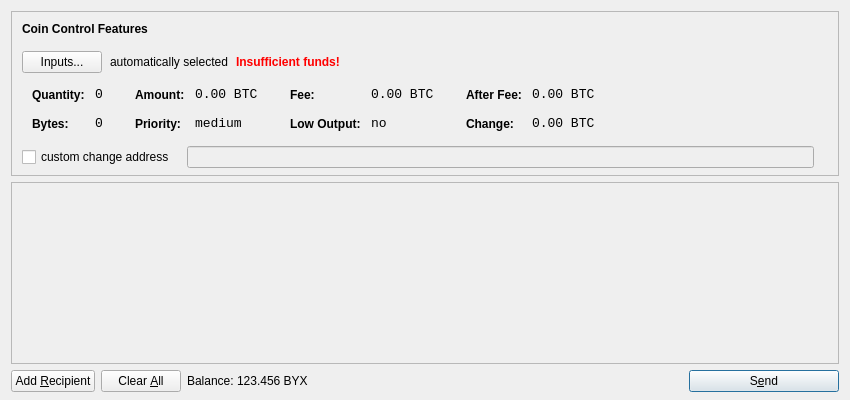
<?xml version="1.0" encoding="UTF-8"?>
<ui version="4.0">
 <class>SendCoinsDialog</class>
 <widget class="QDialog" name="SendCoinsDialog">
  <property name="geometry">
   <rect>
    <x>0</x>
    <y>0</y>
    <width>850</width>
    <height>400</height>
   </rect>
  </property>
  <property name="windowTitle">
   <string>Send Coins</string>
  </property>
  <layout class="QVBoxLayout" name="verticalLayout" stretch="0,1,0">
   <property name="bottomMargin">
    <number>8</number>
   </property>
   <item>
    <widget class="QFrame" name="frameCoinControl">
     <property name="sizePolicy">
      <sizepolicy hsizetype="Expanding" vsizetype="Expanding">
       <horstretch>0</horstretch>
       <verstretch>0</verstretch>
      </sizepolicy>
     </property>
     <property name="maximumSize">
      <size>
       <width>16777215</width>
       <height>16777215</height>
      </size>
     </property>
     <property name="frameShape">
      <enum>QFrame::StyledPanel</enum>
     </property>
     <property name="frameShadow">
      <enum>QFrame::Sunken</enum>
     </property>
     <layout class="QVBoxLayout" name="verticalLayoutCoinControl2">
      <property name="spacing">
       <number>-1</number>
      </property>
      <property name="leftMargin">
       <number>0</number>
      </property>
      <property name="topMargin">
       <number>0</number>
      </property>
      <property name="rightMargin">
       <number>0</number>
      </property>
      <property name="bottomMargin">
       <number>6</number>
      </property>
      <item>
       <layout class="QVBoxLayout" name="verticalLayoutCoinControl" stretch="0,0,0,0,1">
        <property name="spacing">
         <number>0</number>
        </property>
        <property name="leftMargin">
         <number>10</number>
        </property>
        <property name="topMargin">
         <number>10</number>
        </property>
        <item>
         <layout class="QHBoxLayout" name="horizontalLayoutCoinControl1">
          <property name="bottomMargin">
           <number>15</number>
          </property>
          <item>
           <widget class="QLabel" name="labelCoinControlFeatures">
            <property name="sizePolicy">
             <sizepolicy hsizetype="Preferred" vsizetype="Maximum">
              <horstretch>0</horstretch>
              <verstretch>0</verstretch>
             </sizepolicy>
            </property>
            <property name="font">
             <font>
              <weight>75</weight>
              <bold>true</bold>
             </font>
            </property>
            <property name="styleSheet">
             <string notr="true">font-weight:bold;</string>
            </property>
            <property name="text">
             <string>Coin Control Features</string>
            </property>
           </widget>
          </item>
         </layout>
        </item>
        <item>
         <layout class="QHBoxLayout" name="horizontalLayoutCoinControl2" stretch="0,0,0,0">
          <property name="spacing">
           <number>8</number>
          </property>
          <property name="bottomMargin">
           <number>10</number>
          </property>
          <item>
           <widget class="QPushButton" name="pushButtonCoinControl">
            <property name="styleSheet">
             <string notr="true"/>
            </property>
            <property name="text">
             <string>Inputs...</string>
            </property>
           </widget>
          </item>
          <item>
           <widget class="QLabel" name="labelCoinControlAutomaticallySelected">
            <property name="text">
             <string>automatically selected</string>
            </property>
            <property name="margin">
             <number>5</number>
            </property>
           </widget>
          </item>
          <item>
           <widget class="QLabel" name="labelCoinControlInsuffFunds">
            <property name="font">
             <font>
              <weight>75</weight>
              <bold>true</bold>
             </font>
            </property>
            <property name="styleSheet">
             <string notr="true">color:red;font-weight:bold;</string>
            </property>
            <property name="text">
             <string>Insufficient funds!</string>
            </property>
            <property name="margin">
             <number>5</number>
            </property>
           </widget>
          </item>
          <item>
           <spacer name="horizontalSpacerCoinControl">
            <property name="orientation">
             <enum>Qt::Horizontal</enum>
            </property>
            <property name="sizeHint" stdset="0">
             <size>
              <width>40</width>
              <height>1</height>
             </size>
            </property>
           </spacer>
          </item>
         </layout>
        </item>
        <item>
         <widget class="QWidget" name="widgetCoinControl" native="true">
          <property name="sizePolicy">
           <sizepolicy hsizetype="Preferred" vsizetype="Preferred">
            <horstretch>0</horstretch>
            <verstretch>0</verstretch>
           </sizepolicy>
          </property>
          <property name="minimumSize">
           <size>
            <width>0</width>
            <height>0</height>
           </size>
          </property>
          <property name="styleSheet">
           <string notr="true"/>
          </property>
          <layout class="QHBoxLayout" name="horizontalLayoutCoinControl5">
           <property name="margin">
            <number>0</number>
           </property>
           <item>
            <layout class="QHBoxLayout" name="horizontalLayoutCoinControl3" stretch="0,0,0,1">
             <property name="spacing">
              <number>20</number>
             </property>
             <property name="topMargin">
              <number>0</number>
             </property>
             <property name="bottomMargin">
              <number>10</number>
             </property>
             <item>
              <layout class="QFormLayout" name="formLayoutCoinControl1">
               <property name="horizontalSpacing">
                <number>10</number>
               </property>
               <property name="verticalSpacing">
                <number>14</number>
               </property>
               <property name="leftMargin">
                <number>10</number>
               </property>
               <property name="topMargin">
                <number>4</number>
               </property>
               <property name="rightMargin">
                <number>6</number>
               </property>
               <item row="0" column="0">
                <widget class="QLabel" name="labelCoinControlQuantityText">
                 <property name="styleSheet">
                  <string notr="true">font-weight:bold;</string>
                 </property>
                 <property name="text">
                  <string>Quantity:</string>
                 </property>
                 <property name="margin">
                  <number>0</number>
                 </property>
                </widget>
               </item>
               <item row="0" column="1">
                <widget class="QLabel" name="labelCoinControlQuantity">
                 <property name="font">
                  <font>
                   <family>Monospace</family>
                   <pointsize>10</pointsize>
                  </font>
                 </property>
                 <property name="cursor">
                  <cursorShape>IBeamCursor</cursorShape>
                 </property>
                 <property name="contextMenuPolicy">
                  <enum>Qt::ActionsContextMenu</enum>
                 </property>
                 <property name="text">
                  <string notr="true">0</string>
                 </property>
                 <property name="margin">
                  <number>0</number>
                 </property>
                 <property name="textInteractionFlags">
                  <set>Qt::LinksAccessibleByMouse|Qt::TextSelectableByKeyboard|Qt::TextSelectableByMouse</set>
                 </property>
                </widget>
               </item>
               <item row="1" column="0">
                <widget class="QLabel" name="labelCoinControlBytesText">
                 <property name="styleSheet">
                  <string notr="true">font-weight:bold;</string>
                 </property>
                 <property name="text">
                  <string>Bytes:</string>
                 </property>
                </widget>
               </item>
               <item row="1" column="1">
                <widget class="QLabel" name="labelCoinControlBytes">
                 <property name="font">
                  <font>
                   <family>Monospace</family>
                   <pointsize>10</pointsize>
                  </font>
                 </property>
                 <property name="cursor">
                  <cursorShape>IBeamCursor</cursorShape>
                 </property>
                 <property name="contextMenuPolicy">
                  <enum>Qt::ActionsContextMenu</enum>
                 </property>
                 <property name="text">
                  <string notr="true">0</string>
                 </property>
                 <property name="textInteractionFlags">
                  <set>Qt::LinksAccessibleByMouse|Qt::TextSelectableByKeyboard|Qt::TextSelectableByMouse</set>
                 </property>
                </widget>
               </item>
              </layout>
             </item>
             <item>
              <layout class="QFormLayout" name="formLayoutCoinControl2">
               <property name="horizontalSpacing">
                <number>10</number>
               </property>
               <property name="verticalSpacing">
                <number>14</number>
               </property>
               <property name="leftMargin">
                <number>6</number>
               </property>
               <property name="topMargin">
                <number>4</number>
               </property>
               <property name="rightMargin">
                <number>6</number>
               </property>
               <item row="0" column="0">
                <widget class="QLabel" name="labelCoinControlAmountText">
                 <property name="styleSheet">
                  <string notr="true">font-weight:bold;</string>
                 </property>
                 <property name="text">
                  <string>Amount:</string>
                 </property>
                 <property name="margin">
                  <number>0</number>
                 </property>
                </widget>
               </item>
               <item row="0" column="1">
                <widget class="QLabel" name="labelCoinControlAmount">
                 <property name="font">
                  <font>
                   <family>Monospace</family>
                   <pointsize>10</pointsize>
                  </font>
                 </property>
                 <property name="cursor">
                  <cursorShape>IBeamCursor</cursorShape>
                 </property>
                 <property name="contextMenuPolicy">
                  <enum>Qt::ActionsContextMenu</enum>
                 </property>
                 <property name="text">
                  <string notr="true">0.00 BTC</string>
                 </property>
                 <property name="textInteractionFlags">
                  <set>Qt::LinksAccessibleByMouse|Qt::TextSelectableByKeyboard|Qt::TextSelectableByMouse</set>
                 </property>
                </widget>
               </item>
               <item row="1" column="0">
                <widget class="QLabel" name="labelCoinControlPriorityText">
                 <property name="styleSheet">
                  <string notr="true">font-weight:bold;</string>
                 </property>
                 <property name="text">
                  <string>Priority:</string>
                 </property>
                </widget>
               </item>
               <item row="1" column="1">
                <widget class="QLabel" name="labelCoinControlPriority">
                 <property name="font">
                  <font>
                   <family>Monospace</family>
                   <pointsize>10</pointsize>
                  </font>
                 </property>
                 <property name="cursor">
                  <cursorShape>IBeamCursor</cursorShape>
                 </property>
                 <property name="contextMenuPolicy">
                  <enum>Qt::ActionsContextMenu</enum>
                 </property>
                 <property name="text">
                  <string>medium</string>
                 </property>
                 <property name="textInteractionFlags">
                  <set>Qt::LinksAccessibleByMouse|Qt::TextSelectableByKeyboard|Qt::TextSelectableByMouse</set>
                 </property>
                </widget>
               </item>
              </layout>
             </item>
             <item>
              <layout class="QFormLayout" name="formLayoutCoinControl3">
               <property name="horizontalSpacing">
                <number>10</number>
               </property>
               <property name="verticalSpacing">
                <number>14</number>
               </property>
               <property name="leftMargin">
                <number>6</number>
               </property>
               <property name="topMargin">
                <number>4</number>
               </property>
               <property name="rightMargin">
                <number>6</number>
               </property>
               <item row="0" column="0">
                <widget class="QLabel" name="labelCoinControlFeeText">
                 <property name="styleSheet">
                  <string notr="true">font-weight:bold;</string>
                 </property>
                 <property name="text">
                  <string>Fee:</string>
                 </property>
                 <property name="margin">
                  <number>0</number>
                 </property>
                </widget>
               </item>
               <item row="0" column="1">
                <widget class="QLabel" name="labelCoinControlFee">
                 <property name="font">
                  <font>
                   <family>Monospace</family>
                   <pointsize>10</pointsize>
                  </font>
                 </property>
                 <property name="cursor">
                  <cursorShape>IBeamCursor</cursorShape>
                 </property>
                 <property name="contextMenuPolicy">
                  <enum>Qt::ActionsContextMenu</enum>
                 </property>
                 <property name="text">
                  <string notr="true">0.00 BTC</string>
                 </property>
                 <property name="textInteractionFlags">
                  <set>Qt::LinksAccessibleByMouse|Qt::TextSelectableByKeyboard|Qt::TextSelectableByMouse</set>
                 </property>
                </widget>
               </item>
               <item row="1" column="0">
                <widget class="QLabel" name="labelCoinControlLowOutputText">
                 <property name="styleSheet">
                  <string notr="true">font-weight:bold;</string>
                 </property>
                 <property name="text">
                  <string>Low Output:</string>
                 </property>
                </widget>
               </item>
               <item row="1" column="1">
                <widget class="QLabel" name="labelCoinControlLowOutput">
                 <property name="font">
                  <font>
                   <family>Monospace</family>
                   <pointsize>10</pointsize>
                  </font>
                 </property>
                 <property name="cursor">
                  <cursorShape>IBeamCursor</cursorShape>
                 </property>
                 <property name="contextMenuPolicy">
                  <enum>Qt::ActionsContextMenu</enum>
                 </property>
                 <property name="text">
                  <string>no</string>
                 </property>
                 <property name="textInteractionFlags">
                  <set>Qt::LinksAccessibleByMouse|Qt::TextSelectableByKeyboard|Qt::TextSelectableByMouse</set>
                 </property>
                </widget>
               </item>
              </layout>
             </item>
             <item>
              <layout class="QFormLayout" name="formLayoutCoinControl4">
               <property name="horizontalSpacing">
                <number>10</number>
               </property>
               <property name="verticalSpacing">
                <number>14</number>
               </property>
               <property name="leftMargin">
                <number>6</number>
               </property>
               <property name="topMargin">
                <number>4</number>
               </property>
               <property name="rightMargin">
                <number>6</number>
               </property>
               <item row="0" column="0">
                <widget class="QLabel" name="labelCoinControlAfterFeeText">
                 <property name="styleSheet">
                  <string notr="true">font-weight:bold;</string>
                 </property>
                 <property name="text">
                  <string>After Fee:</string>
                 </property>
                 <property name="margin">
                  <number>0</number>
                 </property>
                </widget>
               </item>
               <item row="0" column="1">
                <widget class="QLabel" name="labelCoinControlAfterFee">
                 <property name="font">
                  <font>
                   <family>Monospace</family>
                   <pointsize>10</pointsize>
                  </font>
                 </property>
                 <property name="cursor">
                  <cursorShape>IBeamCursor</cursorShape>
                 </property>
                 <property name="contextMenuPolicy">
                  <enum>Qt::ActionsContextMenu</enum>
                 </property>
                 <property name="text">
                  <string notr="true">0.00 BTC</string>
                 </property>
                 <property name="textInteractionFlags">
                  <set>Qt::LinksAccessibleByMouse|Qt::TextSelectableByKeyboard|Qt::TextSelectableByMouse</set>
                 </property>
                </widget>
               </item>
               <item row="1" column="0">
                <widget class="QLabel" name="labelCoinControlChangeText">
                 <property name="styleSheet">
                  <string notr="true">font-weight:bold;</string>
                 </property>
                 <property name="text">
                  <string>Change:</string>
                 </property>
                </widget>
               </item>
               <item row="1" column="1">
                <widget class="QLabel" name="labelCoinControlChange">
                 <property name="font">
                  <font>
                   <family>Monospace</family>
                   <pointsize>10</pointsize>
                  </font>
                 </property>
                 <property name="cursor">
                  <cursorShape>IBeamCursor</cursorShape>
                 </property>
                 <property name="contextMenuPolicy">
                  <enum>Qt::ActionsContextMenu</enum>
                 </property>
                 <property name="text">
                  <string notr="true">0.00 BTC</string>
                 </property>
                 <property name="textInteractionFlags">
                  <set>Qt::LinksAccessibleByMouse|Qt::TextSelectableByKeyboard|Qt::TextSelectableByMouse</set>
                 </property>
                </widget>
               </item>
              </layout>
             </item>
            </layout>
           </item>
          </layout>
         </widget>
        </item>
        <item>
         <layout class="QHBoxLayout" name="horizontalLayoutCoinControl4" stretch="0,0,0">
          <property name="spacing">
           <number>12</number>
          </property>
          <property name="sizeConstraint">
           <enum>QLayout::SetDefaultConstraint</enum>
          </property>
          <property name="topMargin">
           <number>5</number>
          </property>
          <property name="rightMargin">
           <number>5</number>
          </property>
          <item>
           <widget class="QCheckBox" name="checkBoxCoinControlChange">
            <property name="text">
             <string>custom change address</string>
            </property>
           </widget>
          </item>
          <item>
           <widget class="QLineEdit" name="lineEditCoinControlChange">
            <property name="enabled">
             <bool>false</bool>
            </property>
            <property name="sizePolicy">
             <sizepolicy hsizetype="Expanding" vsizetype="Fixed">
              <horstretch>0</horstretch>
              <verstretch>0</verstretch>
             </sizepolicy>
            </property>
           </widget>
          </item>
          <item>
           <widget class="QLabel" name="labelCoinControlChangeLabel">
            <property name="sizePolicy">
             <sizepolicy hsizetype="Preferred" vsizetype="Expanding">
              <horstretch>0</horstretch>
              <verstretch>0</verstretch>
             </sizepolicy>
            </property>
            <property name="minimumSize">
             <size>
              <width>0</width>
              <height>0</height>
             </size>
            </property>
            <property name="text">
             <string/>
            </property>
            <property name="margin">
             <number>3</number>
            </property>
           </widget>
          </item>
         </layout>
        </item>
        <item>
         <spacer name="verticalSpacerCoinControl">
          <property name="orientation">
           <enum>Qt::Vertical</enum>
          </property>
          <property name="sizeHint" stdset="0">
           <size>
            <width>800</width>
            <height>1</height>
           </size>
          </property>
         </spacer>
        </item>
       </layout>
      </item>
     </layout>
    </widget>
   </item>
   <item>
    <widget class="QScrollArea" name="scrollArea">
     <property name="widgetResizable">
      <bool>true</bool>
     </property>
     <widget class="QWidget" name="scrollAreaWidgetContents">
      <property name="geometry">
       <rect>
        <x>0</x>
        <y>0</y>
        <width>830</width>
        <height>165</height>
       </rect>
      </property>
      <layout class="QVBoxLayout" name="verticalLayout_2">
       <property name="margin">
        <number>0</number>
       </property>
       <item>
        <layout class="QVBoxLayout" name="entries">
         <property name="spacing">
          <number>6</number>
         </property>
        </layout>
       </item>
       <item>
        <spacer name="verticalSpacer">
         <property name="orientation">
          <enum>Qt::Vertical</enum>
         </property>
         <property name="sizeHint" stdset="0">
          <size>
           <width>20</width>
           <height>40</height>
          </size>
         </property>
        </spacer>
       </item>
      </layout>
     </widget>
    </widget>
   </item>
   <item>
    <layout class="QHBoxLayout" name="horizontalLayout">
     <item>
      <widget class="QPushButton" name="addButton">
       <property name="toolTip">
        <string>Send to multiple recipients at once</string>
       </property>
       <property name="text">
        <string>Add &amp;Recipient</string>
       </property>
       <property name="icon">
        <iconset resource="../bitcoin.qrc">
         <normaloff>:/icons/add</normaloff>:/icons/add</iconset>
       </property>
       <property name="autoDefault">
        <bool>false</bool>
       </property>
      </widget>
     </item>
     <item>
      <widget class="QPushButton" name="clearButton">
       <property name="sizePolicy">
        <sizepolicy hsizetype="Minimum" vsizetype="Fixed">
         <horstretch>0</horstretch>
         <verstretch>0</verstretch>
        </sizepolicy>
       </property>
       <property name="toolTip">
        <string>Remove all transaction fields</string>
       </property>
       <property name="text">
        <string>Clear &amp;All</string>
       </property>
       <property name="icon">
        <iconset resource="../bitcoin.qrc">
         <normaloff>:/icons/remove</normaloff>:/icons/remove</iconset>
       </property>
       <property name="autoRepeatDelay">
        <number>300</number>
       </property>
       <property name="autoDefault">
        <bool>false</bool>
       </property>
      </widget>
     </item>
     <item>
      <layout class="QHBoxLayout" name="horizontalLayout_2">
       <property name="spacing">
        <number>3</number>
       </property>
       <item>
        <widget class="QLabel" name="label">
         <property name="text">
          <string>Balance:</string>
         </property>
        </widget>
       </item>
       <item>
        <widget class="QLabel" name="labelBalance">
         <property name="cursor">
          <cursorShape>IBeamCursor</cursorShape>
         </property>
         <property name="text">
          <string>123.456 BYX</string>
         </property>
         <property name="textInteractionFlags">
          <set>Qt::LinksAccessibleByMouse|Qt::TextSelectableByKeyboard|Qt::TextSelectableByMouse</set>
         </property>
        </widget>
       </item>
      </layout>
     </item>
     <item>
      <spacer name="horizontalSpacer">
       <property name="orientation">
        <enum>Qt::Horizontal</enum>
       </property>
       <property name="sizeHint" stdset="0">
        <size>
         <width>40</width>
         <height>20</height>
        </size>
       </property>
      </spacer>
     </item>
     <item>
      <widget class="QPushButton" name="sendButton">
       <property name="minimumSize">
        <size>
         <width>150</width>
         <height>0</height>
        </size>
       </property>
       <property name="toolTip">
        <string>Confirm the send action</string>
       </property>
       <property name="text">
        <string>S&amp;end</string>
       </property>
       <property name="icon">
        <iconset resource="../bitcoin.qrc">
         <normaloff>:/icons/send</normaloff>:/icons/send</iconset>
       </property>
       <property name="default">
        <bool>true</bool>
       </property>
      </widget>
     </item>
    </layout>
   </item>
  </layout>
 </widget>
 <resources>
  <include location="../bitcoin.qrc"/>
 </resources>
 <connections/>
</ui>
